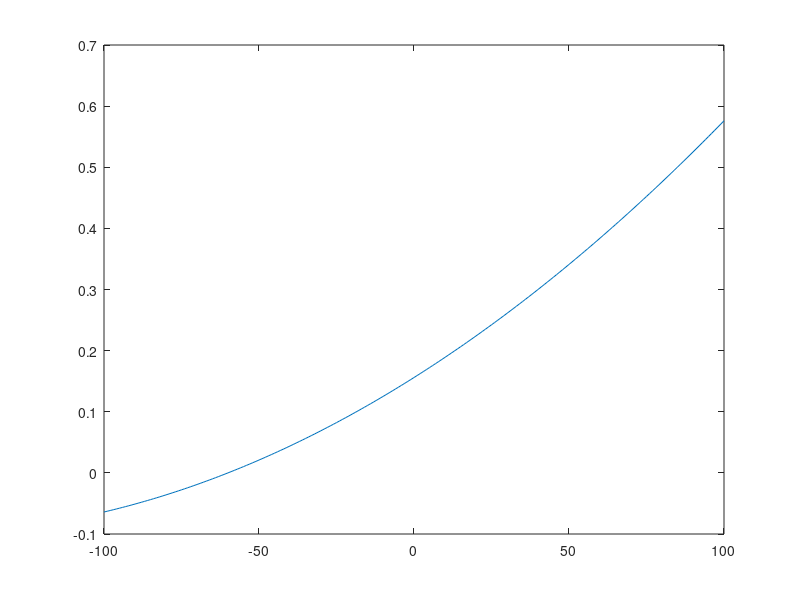

Source code (MATLAB):
% a = 4.2857e-04
% b = -0.0464
% c = 2.1500
%
% a =  -6.6667e-05
% b =   0.0230
% c =  -0.4833

a = 1.0000e-05
b = 0.0040
c = 0.3000

%new data
% hr        bf
% 69.7205   0.7229    ???
% 97.9880   0.9096


lhr = 40

hr = -100:100;
plot(hr, a*(hr-lhr).^2 + b*(hr-lhr) + c)

plot(hr, 0.00001*(hr-lhr).^2 + 0.004*(hr-lhr) + 0.3)




amp=0.5;
fs=20500  % sampling frequency
duration=0.1;
freq=800;
values=0:1/fs:duration;
a=amp*sin(2*pi* freq*values);
sound(a);

amp=0.5;
fs=20500  % sampling frequency
duration=0.1;
freq=400;
values=0:1/fs:duration;
a=amp*sin(2*pi* freq*values);
sound(a);
